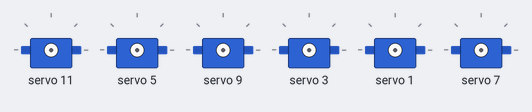
Recording of a sketch running on a simulated Arduino Uno, built with avr-gcc and run on an emulated ATmega328P. Shown: 6 × servo. What the sketch prints to the serial monitor is not drawn.

Above: at 0.05 s.
At 1.2 s:
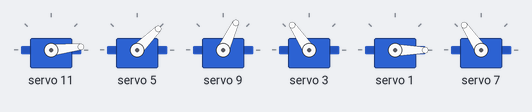
Timing chart, 0 to 3.0 s (numbered marks = the images above):
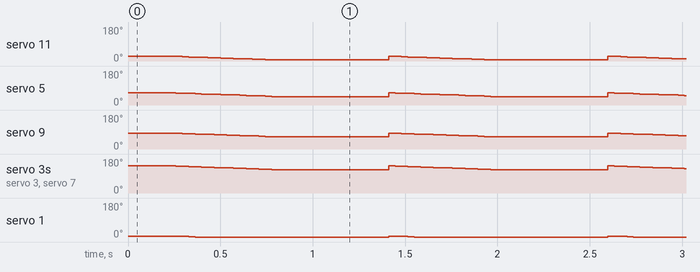

Measured:
- by itself, servo 1: repeats every 1.2 s: 3° 0.03 s, 2° 0.03 s, 0° 1.0 s, 5° 0.03 s, 4° 0.03 s
- by itself, servo 11: repeats every 1.2 s: 23° 0.03 s, 21° 0.03 s, 20° 0.03 s, 19° 0.03 s, 18° 0.03 s, 17° 0.03 s, 15° 0.03 s, 14° 0.03 s, 13° 0.03 s, 12° 0.03 s, 11° 0.03 s, 10° 0.03 s, 8° 0.03 s, 7° 0.03 s, 6° 0.63 s, 25° 0.03 s, 24° 0.03 s
- by itself, servo 5: repeats every 1.2 s: 62° 0.03 s, 61° 0.03 s, 60° 0.03 s, 58° 0.03 s, 57° 0.03 s, 56° 0.03 s, 55° 0.03 s, 54° 0.03 s, 53° 0.03 s, 51° 0.03 s, 50° 0.03 s, 49° 0.03 s, 48° 0.03 s, 47° 0.03 s, 45° 0.63 s, 64° 0.03 s, 63° 0.03 s

The sketch:

servo90.ino
```cpp
#include <Wire.h>
#include <Adafruit_PWMServoDriver.h>

Adafruit_PWMServoDriver pwm = Adafruit_PWMServoDriver();

#define SERVOMIN1_1  350 // this is the 'minimum' pulse length count (out of 4096)
#define SERVOMAX1_1  450 // this is the 'maximum' pulse length count (out of 4096)
#define SERVOMIN1_2  100 // this is the 'minimum' pulse length count (out of 4096)
#define SERVOMAX1_2  200 // this is the 'maximum' pulse length count (out of 4096)

#define SERVOMIN2_1  150 // this is the 'minimum' pulse length count (out of 4096)
#define SERVOMAX2_1  250 // this is the 'maximum' pulse length count (out of 4096)
#define SERVOMIN2_2  450 // this is the 'minimum' pulse length count (out of 4096)
#define SERVOMAX2_2  550 // this is the 'maximum' pulse length count (out of 4096)

#define SERVOMIN3_1  350 // this is the 'minimum' pulse length count (out of 4096)
#define SERVOMAX3_1  450 // this is the 'maximum' pulse length count (out of 4096)
#define SERVOMIN3_2  250 // this is the 'minimum' pulse length count (out of 4096)
#define SERVOMAX3_2  350 // this is the 'maximum' pulse length count (out of 4096)

#define SERVOMIN4_1  750 // this is the 'minimum' pulse length count (out of 4096)
#define SERVOMAX4_1  850 // this is the 'maximum' pulse length count (out of 4096)
#define SERVOMIN4_2  450 //!! this is the 'minimum' pulse length count (out of 4096)
#define SERVOMAX4_2  550 //!! this is the 'maximum' pulse length count (out of 4096)

#define SERVOMIN5_1  350 // this is the 'minimum' pulse length count (out of 4096)
#define SERVOMAX5_1  450 // this is the 'maximum' pulse length count (out of 4096)
#define SERVOMIN5_2  300 // this is the 'minimum' pulse length count (out of 4096)
#define SERVOMAX5_2  400 // this is the 'maximum' pulse length count (out of 4096)

#define SERVOMIN6_1  300 // this is the 'minimum' pulse length count (out of 4096)
#define SERVOMAX6_1  400 // this is the 'maximum' pulse length count (out of 4096)
#define SERVOMIN6_2  150 // this is the 'minimum' pulse length count (out of 4096)
#define SERVOMAX6_2  250 // this is the 'maximum' pulse length count (out of 4096)

uint8_t servonum1_1 = 0;
uint8_t servonum1_2 = 1;
uint8_t servonum2_1 = 2;
uint8_t servonum2_2 = 3;
uint8_t servonum3_1 = 4;
uint8_t servonum3_2 = 5;
uint8_t servonum4_1 = 6;
uint8_t servonum4_2 = 7;
uint8_t servonum5_1 = 8;
uint8_t servonum5_2 = 9;
uint8_t servonum6_1 = 10;
uint8_t servonum6_2 = 11;

void setup() {
  Serial.begin(9600);
  Serial.println("0 channel Servo test!");

  pwm.begin();

  pwm.setPWMFreq(60);  // Analog servos run at ~60 Hz updates

  delay(20);

}

void loop() {
  delay(200);
//  pwm.setPWM(servonum1_1, 0, 400);
//  pwm.setPWM(servonum1_2, 0,150);
//
//  pwm.setPWM(servonum2_1, 0,200);
//  pwm.setPWM(servonum2_2, 0,500);
//
//  pwm.setPWM(servonum3_1, 0, 400);
//  pwm.setPWM(servonum3_2, 0,300);
//
//  pwm.setPWM(servonum4_1, 0, 900);
//  delay(300);
//  pwm.setPWM(servonum4_2, 0,500);//wymiana!!!
//
//   pwm.setPWM(servonum5_1, 0, 400);
//  pwm.setPWM(servonum5_2, 0,350);
//
//   pwm.setPWM(servonum6_1, 0, 350);
//  pwm.setPWM(servonum6_2, 0,200);

    for (uint16_t pulselen = 50; pulselen < -50; ) {
      pulselen = pulselen - 3;

//    pwm.setPWM(servonum6_1, 0, SERVOMIN6_1+pulselen+30);
    pwm.setPWM(servonum6_2, 0, SERVOMIN6_2+pulselen);
//    pwm.setPWM(servonum3_1, 0, SERVOMIN3_1+pulselen);
    pwm.setPWM(servonum3_2, 0, SERVOMIN3_2+pulselen);

//    pwm.setPWM(servonum5_1, 0, SERVOMIN5_1+pulselen);
    pwm.setPWM(servonum5_2, 0, SERVOMIN5_2+pulselen);
//    pwm.setPWM(servonum2_1, 0, SERVOMIN2_1+pulselen);
    pwm.setPWM(servonum2_2, 0, SERVOMIN2_2+pulselen);

//    pwm.setPWM(servonum1_1, 0, SERVOMIN1_1+pulselen);
    pwm.setPWM(servonum1_2, 0, SERVOMIN1_2+pulselen);
//    pwm.setPWM(servonum4_1, 0, SERVOMIN4_1+pulselen);
    pwm.setPWM(servonum4_2, 0, SERVOMIN4_2+pulselen);
    delay(30);
  }
  delay(200);

    for (uint16_t pulselen = 150; pulselen < 50; ) {
      pulselen = pulselen - 3;

//    pwm.setPWM(servonum6_1, 0, SERVOMAX6_1-pulselen+30);
    pwm.setPWM(servonum6_2, 0, SERVOMAX6_2-pulselen);
//    pwm.setPWM(servonum3_1, 0, SERVOMAX3_1-pulselen+30);
    pwm.setPWM(servonum3_2, 0, SERVOMAX3_2-pulselen);

//    pwm.setPWM(servonum5_1, 0, SERVOMAX5_1-pulselen);
    pwm.setPWM(servonum5_2, 0, SERVOMAX5_2-pulselen);
//    pwm.setPWM(servonum2_1, 0, SERVOMAX2_1-pulselen);
    pwm.setPWM(servonum2_2, 0, SERVOMAX2_2-pulselen);

//    pwm.setPWM(servonum1_1, 0, SERVOMAX1_1-pulselen);
    pwm.setPWM(servonum1_2, 0, SERVOMAX1_2-pulselen);
//    pwm.setPWM(servonum4_1, 0, SERVOMAX4_1-pulselen);
    pwm.setPWM(servonum4_2, 0, SERVOMAX4_2-pulselen);
        delay(30);
  }
delay(200);

}
```
